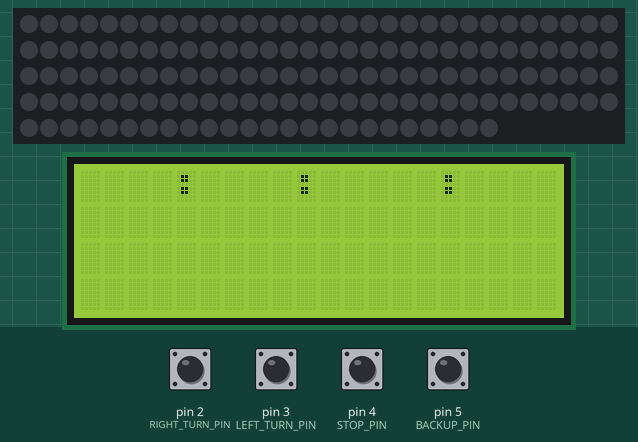
This sketch was run on a simulated Arduino Uno, built with avr-gcc and run on an emulated ATmega328P. On the bench: 144 RGB LEDs in strip order, left to right, continuing on the next row, 20×4 character LCD. Inputs (shaded band) come from the test bench; at power-on: pin 2 (RIGHT_TURN_PIN), pin 3 (LEFT_TURN_PIN), pin 4 (STOP_PIN), pin 5 (BACKUP_PIN) HIGH. What the sketch prints to the serial monitor is not drawn.

Above: at 2.1 s.
2.2 s: pin 4 (STOP_PIN) pulled LOW for 0.15 s
3.8 s: pin 2 (RIGHT_TURN_PIN) pulled LOW for 1 s
At 4.5 s:
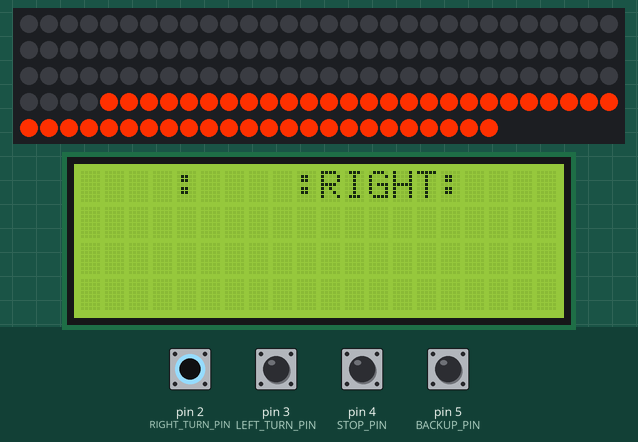
6.3 s: pin 3 (LEFT_TURN_PIN) pulled LOW for 0.15 s
At 6.4 s:
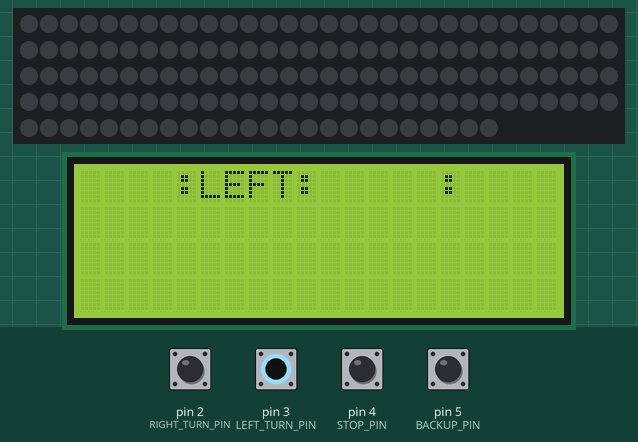
7.9 s: pin 5 (BACKUP_PIN) pulled LOW for 0.15 s
At 8.01 s:
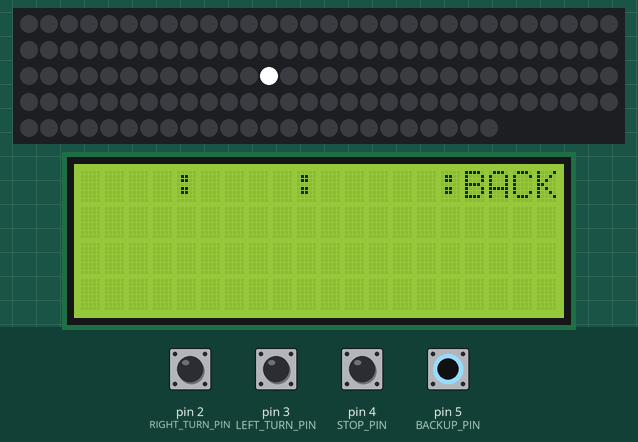
9.5 s: pin 3 (LEFT_TURN_PIN) pulled LOW for 1 s
At 10.19 s:
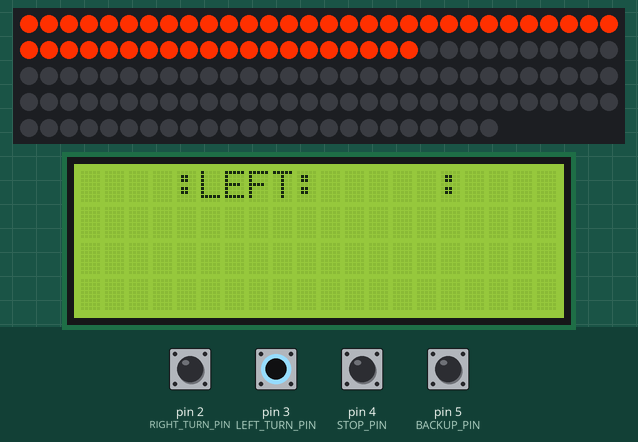
12.0 s: pin 4 (STOP_PIN) pulled LOW for 1 s
At 12.9 s:
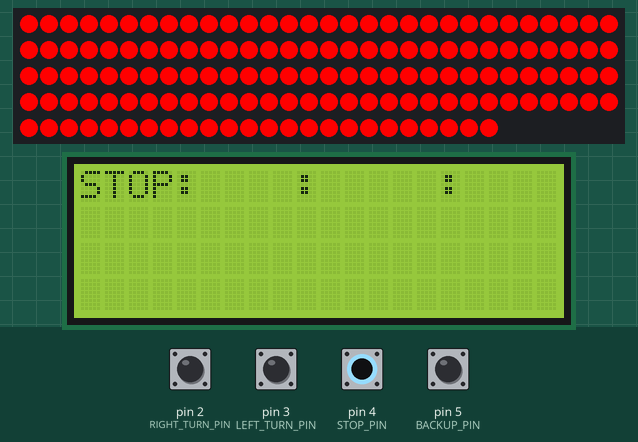
Timing chart, 0 to 15.0 s (numbered marks = the images above; inputs shaded):
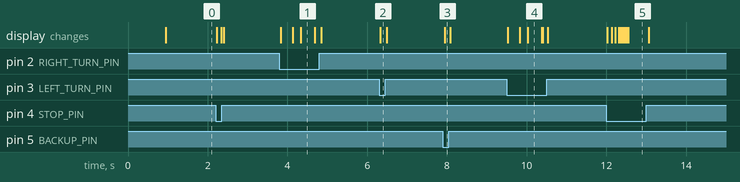

The sketch:

BrakeLights.ino
```cpp
//+--------------------------------------------------------------------------
//
// Brakelights - (c) 2018 Dave Plummer.  Public domain not for highway use.
//
// File:        Brakelights.ino
//
// Description:
//
//   Runs a strip of WS2812B RGB LED strips.  When switches are activated,
//   offers modes for left turn, right turn, hazard, brake, police, and
//   backup.
//
//   For lab use only; not for highway use.  GPL v3.0
//
// History:     Jul-12-2018         Davepl      Created
//
//---------------------------------------------------------------------------

#include <Adafruit_NeoPixel.h>
#ifdef __AVR__
#include <avr/power.h>
#endif
#include <Wire.h>
#include <LiquidCrystal_I2C.h>
#include <assert.h>

#define LCD_WIDTH 20
#define LCD_HEIGHT 4

LiquidCrystal_I2C lcd(0x27, LCD_WIDTH, LCD_HEIGHT);  // set the LCD address to 0x27 for a 16 chars and 2 line display

#define PIN 6

#define TOTAL_STRIP_PIXELS 144						// How many pixels in entire string
#define NUMBER_USED_PIXELS 144						// The number of pixels that we use (normally, all of them)
#define NUMBER_TURN_PIXELS 50						// How many pixels on the end will be use for turn signals

#define LEFT_TURN_PIN  PIND3						// Digital input pins
#define RIGHT_TURN_PIN PIND2
#define STOP_PIN       PIND4
#define BACKUP_PIN     PIND5

#define COLOR_BLACK    (Adafruit_NeoPixel::Color(  0,   0,   0))
#define COLOR_WHITE    (Adafruit_NeoPixel::Color(255, 255, 255))
#define COLOR_RED      (Adafruit_NeoPixel::Color(255,   0,   0))
#define COLOR_DARK_RED (Adafruit_NeoPixel::Color( 64,   0,   0))
#define COLOR_BLUE     (Adafruit_NeoPixel::Color(  0,   0, 255))
#define COLOR_AMBER    (Adafruit_NeoPixel::Color(255,  48,   0))
#define COLOR_GREEN    (Adafruit_NeoPixel::Color(  0, 255,   0))
#define COLOR_PURPLE   (Adafruit_NeoPixel::Color(255,   0, 255))
#define COLOR_YELLOW   (Adafruit_NeoPixel::Color(255, 255,   0))

#include "LightingEvents.h"

	// Parameter 1 = number of pixels in strip
	// Parameter 2 = Arduino pin number (most are valid)
	// Parameter 3 = pixel type flags, add together as needed:
	//   NEO_KHZ800  800 KHz bitstream (most NeoPixel products w/WS2812 LEDs)
	//   NEO_BRG     Pixels are wired for BRG bitstream order (uncommon I think)

Adafruit_NeoPixel _strip = Adafruit_NeoPixel(TOTAL_STRIP_PIXELS, PIN, NEO_GRB + NEO_KHZ800);

BrakingEvent   * pBraking   = nullptr;
BackupEvent	   * pBackup    = nullptr;
SignalEvent    * pLeftTurn  = nullptr;
SignalEvent    * pRightTurn = nullptr;
SignalEvent    * pHazard    = nullptr;
PoliceLightBar * pPoliceBar = nullptr;


// IMPORTANT: To reduce NeoPixel burnout risk, add 1000 uF capacitor across
// pixel power leads, add 300 - 500 Ohm resistor on first pixel's data input
// and minimize distance between Arduino and first pixel.  Avoid connecting
// on a live circuit...if you must, connect GND first.

// We keep track of when each vaious feature display started so that we know how
// far we are into it's animation, etc.

unsigned long backupStartTime = 0;
unsigned long brakeStartTime  = 0;
unsigned long turnStartTime   = 0;

void setup()
{
	pBraking   = new BrakingEvent(&_strip);
	pBackup    = new BackupEvent(&_strip);
	pLeftTurn  = new SignalEvent(&_strip, SignalEvent::SIGNAL_STYLE::LEFT_TURN);
	pRightTurn = new SignalEvent(&_strip, SignalEvent::SIGNAL_STYLE::RIGHT_TURN);
	pHazard    = new SignalEvent(&_strip, SignalEvent::SIGNAL_STYLE::HAZARD);
	pPoliceBar = new PoliceLightBar(&_strip);

	Serial.begin(115200);
	Serial.println("BrakeLight Startup");

	_strip.begin();
	_strip.setBrightness(255);
	for (uint16_t i = 0; i < NUMBER_USED_PIXELS; i++)
	{
		_strip.setPixelColor(i, _strip.Color(0, 0, 0));
		_strip.show();
	}
	pinMode(LEFT_TURN_PIN, INPUT_PULLUP);
	pinMode(RIGHT_TURN_PIN, INPUT_PULLUP);
	pinMode(STOP_PIN, INPUT_PULLUP);
	pinMode(BACKUP_PIN, INPUT_PULLUP);

	lcd.init();
	lcd.backlight();
	lcd.setCursor(0, 0);
	lcd.print("Starting...");
}

void loop()
{
	processAndDisplayInputs();
	delay(1);
	return;
}

// processAndDisplayInputs()
//
// Main update loop

void processAndDisplayInputs()
{
	// Backup

	if (digitalRead(BACKUP_PIN) == 0)
	{
		if (pBackup->GetActive() == false)
			pBackup->Begin();
	}
	else
	{
		if (pBackup->GetActive() == true)
			pBackup->End();
	}

	// Hazards

	if (digitalRead(LEFT_TURN_PIN) == 0 && digitalRead(RIGHT_TURN_PIN) == 0 && digitalRead(STOP_PIN) == 0)
	{
		if (pPoliceBar->GetActive() == false)
			pPoliceBar->Begin();
	}
	else
	{
		if (pPoliceBar->GetActive() == true)
			pPoliceBar->End();

		// Braking

		if (digitalRead(STOP_PIN) == 0)
		{
			if (pBraking->GetActive() == false)
				pBraking->Begin();
		}
		else
		{
			if (pBraking->GetActive() == true)
				pBraking->End();
		}

		if (digitalRead(LEFT_TURN_PIN) == 0 && digitalRead(RIGHT_TURN_PIN) == 0)
		{
			if (pHazard->GetActive() == false)
				pHazard->Begin();
		}
		else
		{
			if (pHazard->GetActive() == true)
				pHazard->End();

			// Left turn

			if (digitalRead(LEFT_TURN_PIN) == 0)
			{
				if (pLeftTurn->GetActive() == false)
					pLeftTurn->Begin();
			}
			else
			{
				if (pLeftTurn->GetActive() == true)
					pLeftTurn->End();
			}

			// Right turn

			if (digitalRead(RIGHT_TURN_PIN) == 0)
			{
				if (pRightTurn->GetActive() == false)
					pRightTurn->Begin();
			}
			else
			{
				if (pRightTurn->GetActive() == true)
					pRightTurn->End();
			}
		}
	}

	pBackup->Draw();
	pLeftTurn->Draw();
	pRightTurn->Draw();
	pBraking->Draw();
	pHazard->Draw();
	pPoliceBar->Draw();

	char szBuf[LCD_WIDTH*LCD_HEIGHT + 1];
	lcd.setCursor(0, 0);
	szBuf[0] = '\0';
	strcpy(szBuf, pBraking->GetActive() ? "STOP" : "    ");
	strcat(szBuf, ":");
	strcat(szBuf, pLeftTurn->GetActive() ? "LEFT" : "    ");
	strcat(szBuf, ":");
	strcat(szBuf, pRightTurn->GetActive() ? "RIGHT" : "     ");
	strcat(szBuf, ":");
	strcat(szBuf, pBackup->GetActive() ? "BACK" : "    ");
	lcd.print(szBuf);
}
```

LightingEvents.h
```cpp
#pragma once
#include <Adafruit_NeoPixel.h>

#ifndef ARRAYSIZE
#define ARRAYSIZE(x) (sizeof(x)/sizeof(*x))
#endif

// LightingEvent
//
// Base class for things like turn signals, braking, backing up, etc.
// All derived classes must implement the abstract base Draw() function.
// All derived methods MUST call their base class implementations properly
// in order for the timers to work, etc.
//
// In short, you create a derived class and then call Begin() when the
// event starts (like braking), and Update keeps track of the currentr
// state.  Draw() actually renders the current state of the effect to
// the light strip.

class LightingEvent
{
	unsigned long       _eventStart;
	bool                _active;

  protected:

	Adafruit_NeoPixel * _pStrip;

  public:

	LightingEvent(Adafruit_NeoPixel * pStrip)
	{
		_pStrip = pStrip;
		_eventStart = 0;
		_active = false;
	}

	float TimeElapsedTotal()						// Total time event has been running in fractional seconds
	{
		return (millis() - _eventStart) / 1000.0f;
	}

	bool GetActive()
	{
		return _active;
	}

	virtual void Begin()
	{
		_active = true;
		_eventStart = millis();
	};

	virtual void End()
	{
		_active = false;
		for (int i = 0; i < NUMBER_USED_PIXELS; i++)
			_pStrip->setPixelColor(i, COLOR_BLACK);
		_pStrip->show();
	};

	virtual void Draw()    = 0;
};

class BackupEvent : public LightingEvent
{
	const float BLOOM_TIME = 0.25f;

  public:

	BackupEvent(Adafruit_NeoPixel * pStrip) : LightingEvent(pStrip)
	{
	}

	virtual void Draw() override
	{
		if (false == GetActive())
			return;

		// The backup light illuminates the whole strip in white.  It quickly "blooms"
		// out from the center to fill the strip.

		float fPercentComplete = min(TimeElapsedTotal() / BLOOM_TIME, 1.0f);
		int cLEDs  = NUMBER_USED_PIXELS * fPercentComplete;
		int iFirst = (NUMBER_USED_PIXELS / 2) - (cLEDs / 2);
		int iLast  = (NUMBER_USED_PIXELS / 2) + (cLEDs / 2);

		for (int i = 0; i < NUMBER_USED_PIXELS; i++)
		{
			if (i < iFirst || i > iLast)
				_pStrip->setPixelColor(i, COLOR_BLACK);
			else
				_pStrip->setPixelColor(i, COLOR_WHITE);
		}
		_pStrip->show();
	}
};

class BrakingEvent : public LightingEvent
{
	const float BRAKE_STROBE_DURATION = 0.5f;
	const float BLOOM_START_SIZE      = 0.10;
	const float BLOOM_TIME            = 0.50;

  public:

	BrakingEvent(Adafruit_NeoPixel * pStrip) : LightingEvent(pStrip)
	{
	}

	// BrakingEvent::Draw
	//
	// The strobe flash happens too fast to wait for the loop pump system, so we do a full 50ms
	// cycle of it here (30 on, 20 off).  That way it is crisp and accurate but we still never
	// block the system for more than 50ms, which is sort of a limit I've set

	virtual void Draw() override
	{
		if (false == GetActive())
			return;

		if (TimeElapsedTotal() < BRAKE_STROBE_DURATION)
		{
			float timeElapsed = TimeElapsedTotal();
			float pctComplete = min(1.0f, (timeElapsed / BLOOM_TIME) + BLOOM_START_SIZE);
			float unusedEachEnd = (1.0f - pctComplete) * NUMBER_USED_PIXELS / 2;

			for (uint16_t i = unusedEachEnd; i < NUMBER_USED_PIXELS - unusedEachEnd; i++)
				_pStrip->setPixelColor(i, COLOR_RED);
			_pStrip->show();

			delay(30);

			timeElapsed = TimeElapsedTotal();
			pctComplete = min(1.0f, (timeElapsed / BLOOM_TIME) + BLOOM_START_SIZE);
			unusedEachEnd = (1.0f - pctComplete) * NUMBER_USED_PIXELS / 2;

			for (uint16_t i = unusedEachEnd; i < NUMBER_USED_PIXELS - unusedEachEnd; i++)
				_pStrip->setPixelColor(i, COLOR_DARK_RED);
			_pStrip->show();

			delay(20);

			return;
		}
		for (uint16_t i = 0; i < NUMBER_USED_PIXELS; i++)
			_pStrip->setPixelColor(i, COLOR_RED);
		_pStrip->show();

	}
};

// SignalEvent
//
// Handles let turns, right turtns, and standard hazards (simply both signals at once)

class SignalEvent : public LightingEvent
{
  public:

	enum SIGNAL_STYLE
	{
		INVALID = 0,
		LEFT_TURN,
		RIGHT_TURN,
		HAZARD
	};

  private:

	const float SequentialBloomStart = 0.00f;
	const float SequentialBloomTime  = 0.50f;

	const float SequentialHoldStart  = SequentialBloomStart + SequentialBloomTime;
	const float SequentialHoldTime   = 0.25f;

	const float SequentialFadeStart  = SequentialHoldStart + SequentialHoldTime;
	const float SequentialFadeTime   = 0.125f;

	const float SequentialOffStart   = SequentialFadeStart + SequentialFadeTime;
	const float SequentialOffTime    = 0.25f;

	const float SequentialCycleTime  = SequentialOffStart + SequentialOffTime;

	// SetTurnLED
	//
	// Depending on which way the signal is turning, light up it's LED on the correct
	// end of the light strip

	void SetTurnLED(int i, uint32_t color)
	{
		if (_style == LEFT_TURN || _style == HAZARD)
			_pStrip->setPixelColor(i, color);

		if (_style == RIGHT_TURN || _style == HAZARD)
			_pStrip->setPixelColor(NUMBER_USED_PIXELS - 1 - i, color);
	}

	SIGNAL_STYLE _style;

  public:

	SignalEvent(Adafruit_NeoPixel * pStrip)
		: LightingEvent(pStrip)
	{
	}

	SignalEvent(Adafruit_NeoPixel * pStrip, SIGNAL_STYLE style)
		: LightingEvent(pStrip),
		  _style(style)
	{
	}

	virtual void Draw() override
	{
		if (false == GetActive())
			return;

		float fCyclePosition = fmod(TimeElapsedTotal(), SequentialCycleTime);

		if (fCyclePosition > SequentialOffStart)
		{
			for (int i = 0; i < NUMBER_TURN_PIXELS; i++)
				SetTurnLED(i, COLOR_BLACK);
		}
		else if (fCyclePosition > SequentialFadeStart)
		{
			fCyclePosition -= SequentialFadeStart;
			float pctComplete = fCyclePosition / SequentialFadeTime;
			int cPixelsLit = NUMBER_TURN_PIXELS - (NUMBER_TURN_PIXELS * pctComplete);
			for (int i = 0; i < NUMBER_TURN_PIXELS; i++)
			{
				if (i < cPixelsLit)
					SetTurnLED(i, COLOR_AMBER);
				else
					SetTurnLED(i, COLOR_BLACK);
			}
		}
		else if (fCyclePosition > SequentialHoldStart)
		{
			for (int i = 0; i < NUMBER_TURN_PIXELS; i++)
				SetTurnLED(i, COLOR_AMBER);
		}
		else
		{
			assert(fCyclePosition <= SequentialBloomTime);
			float pctComplete = fCyclePosition / SequentialBloomTime;
			int cPixelsLit = (NUMBER_TURN_PIXELS * pctComplete);
			for (int i = 0; i < NUMBER_TURN_PIXELS; i++)
			{
				if (i >= (NUMBER_TURN_PIXELS - cPixelsLit))
					SetTurnLED(i, COLOR_AMBER);
				else
					SetTurnLED(i, COLOR_BLACK);
			}

		}
		_pStrip->show();

	}
};

// PoliceLightBarState
//
// The police bar breaks the light strip into 8 sections, and then alternates patterns based on a table

struct PoliceLightBarState
{
	uint32_t sectionColor[8];
	uint32_t duration;
};

class PoliceLightBar : public LightingEvent
{
	static const PoliceLightBarState _PoliceBarStates1[11];		// Sadly we must spec arraysize because its a forward declaration

  public:

	PoliceLightBar(Adafruit_NeoPixel * pStrip)
		: LightingEvent(pStrip)
	{
	}

	virtual void Draw() override
	{
		if (false == GetActive())
			return;

		const size_t sectionSize  = NUMBER_USED_PIXELS / 8;

		for (size_t row = 0; row < ARRAYSIZE(_PoliceBarStates1); row++)
		{
			for (uint16_t i = 0; i < NUMBER_USED_PIXELS; i++)
			{
				int iSection = i / sectionSize;
				const uint32_t color = (_PoliceBarStates1[row].sectionColor[iSection]);
				_pStrip->setPixelColor(i, color);
			}
			_pStrip->show();
			delay(_PoliceBarStates1[row].duration);
		}
	}
};

const PoliceLightBarState PoliceLightBar::_PoliceBarStates1[] =
{
	{  { COLOR_BLUE,  COLOR_BLUE,  COLOR_RED,   COLOR_RED,   COLOR_BLUE,  COLOR_BLUE,  COLOR_RED,   COLOR_RED   }, 200 },
	{  { COLOR_RED,   COLOR_RED,   COLOR_BLUE,  COLOR_BLUE,  COLOR_RED,   COLOR_RED,   COLOR_BLUE,  COLOR_BLUE  }, 200 },
	{  { COLOR_WHITE, COLOR_BLUE,  COLOR_RED,   COLOR_RED,   COLOR_BLUE,  COLOR_BLUE,  COLOR_RED,   COLOR_RED   },  20 },
	{  { COLOR_BLUE,  COLOR_BLUE,  COLOR_RED,   COLOR_RED,   COLOR_BLUE,  COLOR_BLUE,  COLOR_RED,   COLOR_WHITE },  20 },
	{  { COLOR_BLUE,  COLOR_WHITE, COLOR_RED,   COLOR_RED,   COLOR_BLUE,  COLOR_BLUE,  COLOR_RED,   COLOR_RED   },  20 },
	{  { COLOR_BLUE,  COLOR_BLUE,  COLOR_RED,   COLOR_RED,   COLOR_BLUE,  COLOR_BLUE,  COLOR_WHITE, COLOR_RED   },  20 },
	{  { COLOR_BLUE,  COLOR_BLUE,  COLOR_WHITE, COLOR_RED,   COLOR_BLUE,  COLOR_BLUE,  COLOR_RED,   COLOR_RED   },  20 },
	{  { COLOR_BLUE,  COLOR_BLUE,  COLOR_RED,   COLOR_RED,   COLOR_BLUE,  COLOR_WHITE, COLOR_RED,   COLOR_RED   },  20 },
	{  { COLOR_BLUE,  COLOR_BLUE,  COLOR_RED,   COLOR_WHITE, COLOR_BLUE,  COLOR_BLUE,  COLOR_RED,   COLOR_RED   },  20 },
	{  { COLOR_BLUE,  COLOR_BLUE,  COLOR_RED,   COLOR_RED,   COLOR_WHITE, COLOR_BLUE,  COLOR_RED,   COLOR_RED   },  20 },
	{  { COLOR_RED,   COLOR_RED,   COLOR_BLUE,  COLOR_BLUE,  COLOR_RED,   COLOR_RED,   COLOR_BLUE,  COLOR_BLUE  }, 200 },
};
```

Measured:
- after the input at 3.8 s, the display: first changes at once (image 1 shows a later state)
- after the input at 6.3 s, the display: changes at once (image 2)
- after the input at 7.9 s, the display: changes at once (image 3)
- after the input at 9.5 s, the display: first changes at once (image 4 shows a later state)
